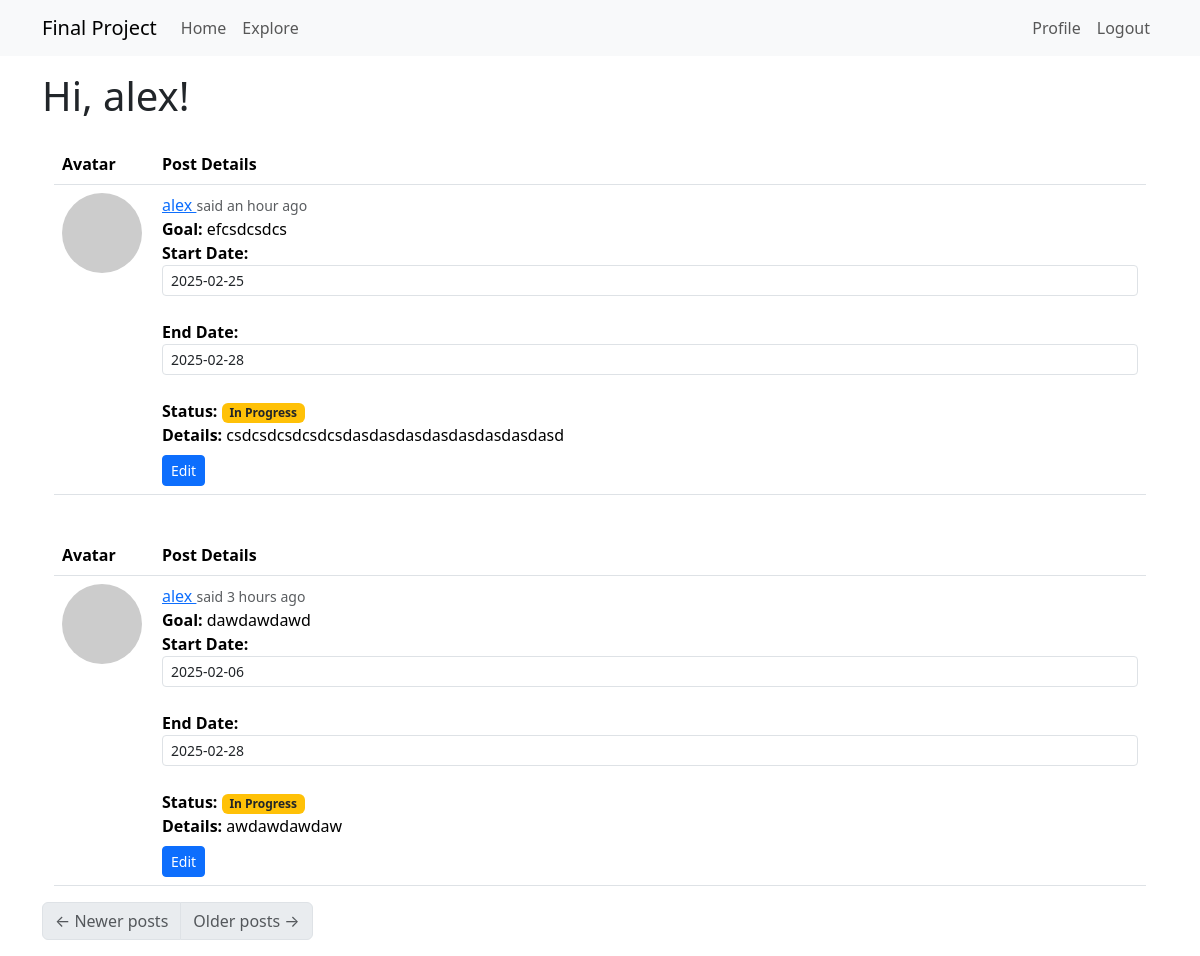
Before: /index (signed in) with the older database file.
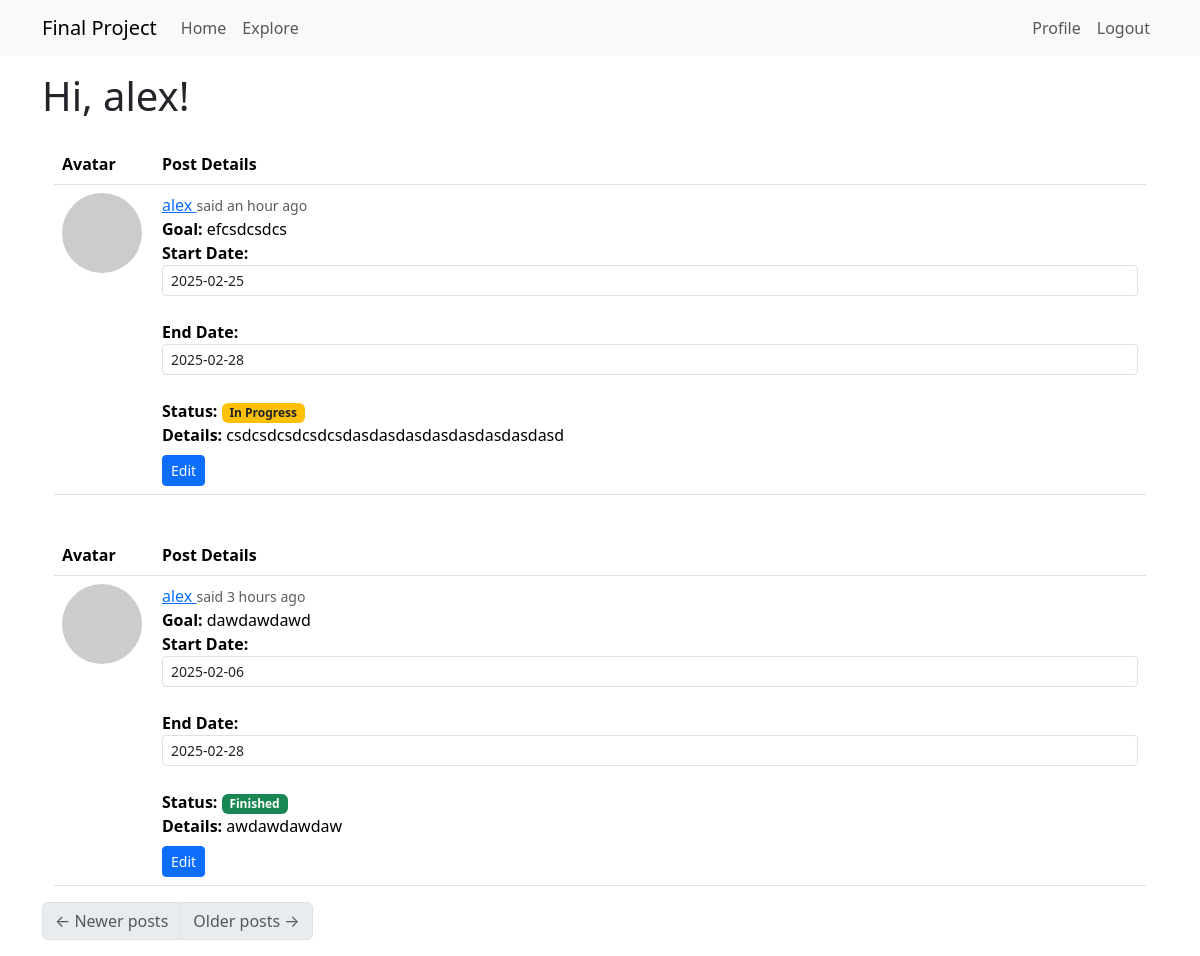
After: the same page with the newer database file.
### app/models.py (models this page shows, shortened)
class Post(db.Model):
    id: so.Mapped[int] = so.mapped_column(primary_key=True)
    goal: so.Mapped[str] = so.mapped_column(sa.String(60))
    body: so.Mapped[str] = so.mapped_column(sa.String(300))
    timestamp: so.Mapped[datetime] = so.mapped_column(index=True, default=lambda: datetime.now(timezone.utc))
    starttime: so.Mapped[datetime] = so.mapped_column(default=lambda: datetime.now(timezone.utc))
    endtime: so.Mapped[datetime] = so.mapped_column(default=None)
    isfinished: so.Mapped[bool] = so.mapped_column(sa.Boolean(), default=False)
    user_id: so.Mapped[int] = so.mapped_column(sa.ForeignKey(User.id), index=True)
    author: so.Mapped[User] = so.relationship(back_populates='posts')

class User(db.Model, UserMixin):
    id: so.Mapped[int] = so.mapped_column(primary_key=True)
    username: so.Mapped[str] = so.mapped_column(sa.String(64), index=True, unique=True)
    email: so.Mapped[str] = so.mapped_column(sa.String(120), index=True, unique=True)
    password_hash: so.Mapped[Optional[str]] = so.mapped_column(sa.String(256))
    posts: so.WriteOnlyMapped['Post'] = so.relationship(back_populates='author')
    about_me: so.Mapped[Optional[str]] = so.mapped_column(sa.String(140))
    last_seen: so.Mapped[Optional[datetime]] = so.mapped_column(default=lambda: datetime.now(timezone.utc))
    following: so.WriteOnlyMapped['User'] = so.relationship(secondary=followers, primaryjoin=(followers.c.follower_id == id),
        secondaryjoin=(followers.c.followed_id == id), back_populates='followers')
    followers: so.WriteOnlyMapped['User'] = so.relationship(secondary=followers, primaryjoin=(followers.c.followed_id == id),
        secondaryjoin=(followers.c.follower_id == id), back_populates='following')
    def avatar(self, size):
        digest = md5(self.email.lower().encode('utf-8')).hexdigest()
        return f'https://www.gravatar.com/avatar/{digest}?d=identicon&s={size}'
    def following_posts(self):
        Author = so.aliased(User)
        Follower = so.aliased(User)
        return (
            sa.select(Post)
            .join(Post.author.of_type(Author))
            .join(Author.followers.of_type(Follower), isouter=True)
            .where(sa.or_(
                Follower.id == self.id,
                Author.id == self.id,
            ))
            .group_by(Post)
            .order_by(Post.timestamp.desc())
        )

### app/routes.py (the view)
@app.route('/', methods=['GET', 'POST'])
@app.route('/index', methods=['GET', 'POST'])
@login_required
def index():
    page = request.args.get('page', 1, type=int)
    posts = db.paginate(current_user.following_posts(), page=page,
                        per_page=app.config['POSTS_PER_PAGE'], error_out=False)
    next_url = url_for('index', page=posts.next_num) \
        if posts.has_next else None
    prev_url = url_for('index', page=posts.prev_num) \
        if posts.has_prev else None
    return render_template('index.html', title='Home',posts=posts.items,
                           next_url=next_url, prev_url=prev_url)

### app/models.py (called while the page is built)
@login.user_loader
def load_user(id):
    return db.session.get(User, int(id))

### app/routes.py (called while the page is built)
@app.before_request
def before_request():
    if current_user.is_authenticated:
        current_user.last_seen = datetime.now(timezone.utc)
        db.session.commit()

### app/templates/index.html
{% extends "base.html" %}
{% import "bootstrap_wtf.html" as wtf %}
{% block content %}
    <h1>Hi, {{ current_user.username }}!</h1>
    {% for post in posts %}
        {% include '_post.html' %}
    {% endfor %}
    <nav aria-label="Post navigation">
        <ul class="pagination">
            <li class="page-item{% if not prev_url %} disabled{% endif %}">
                <a class="page-link" href="{{ prev_url }}">
                    <span aria-hidden="true">&larr;</span> Newer posts
                </a>
            </li>
            <li class="page-item{% if not next_url %} disabled{% endif %}">
                <a class="page-link" href="{{ next_url }}">
                    Older posts <span aria-hidden="true">&rarr;</span>
                </a>
            </li>
        </ul>
    </nav>
{% endblock %}

### app/templates/_post.html (shortened to what this page needs)
{% block content %}
    <div class="container mt-4">
        <div class="row">
            <div class="col-12">
                <table class="table table-hover">
                    <thead>
                        <tr>
                            <th scope="col" width="100px">Avatar</th>
                            <th scope="col">Post Details</th>
                        </tr>
                    </thead>
                    <tbody>
                        <tr>
                            <td>
                                <a href="{{ url_for('user', username=post.author.username) }}">
                                    <img src="{{ post.author.avatar(70) }}" class="rounded-circle" alt="User Avatar" />
                                </a>
                            </td>
                            <td>
                                <div>
                                    <a href="{{ url_for('user', username=post.author.username) }}" class="font-weight-bold">
                                        {{ post.author.username }}
                                    </a>
                                    <small class="text-muted">said {{ moment(post.timestamp).fromNow() }}</small>
                                    <br>
                                    <strong>Goal:</strong> {{ post.goal }}<br>
                                    <strong>Start Date:</strong>
                                    <input type="text" id="starttime-{{ post.id }}" class="form-control form-control-sm datetime-picker"
                                           value="{{ post.starttime.strftime('%Y-%m-%d') if post.starttime else '' }}" />
                                    <br>
                                    <strong>End Date:</strong>
                                    <input type="text" id="endtime-{{ post.id }}" class="form-control form-control-sm datetime-picker"
                                           value="{{ post.endtime.strftime('%Y-%m-%d') if post.endtime else '' }}" />
                                    <br>
                                    <strong>Status:</strong>
                                    {% if post.isfinished %}
                                        <span class="badge bg-success">Finished</span>
                                    {% else %}
                                        <span class="badge bg-warning text-dark">In Progress</span>
                                    {% endif %}
                                    <br>
                                    <strong>Details:</strong> {{ post.body }}
                                    <br>
                                    {% if post.author == current_user %}
                                        <a href="{{ url_for('edit_post', post_id=post.id) }}" class="btn btn-primary btn-sm mt-2">Edit</a>
                                    {% endif %}
                                </div>
                            </td>
                        </tr>
                    </tbody>
                </table>
            </div>
        </div>
    </div>
    <link rel="stylesheet" href="https://cdn.jsdelivr.net/npm/flatpickr/dist/flatpickr.min.css">
{% endblock %}

Changed rows visible on the page:
changed Post "dawdawdawd": isfinished "In Progress" → "Finished"
